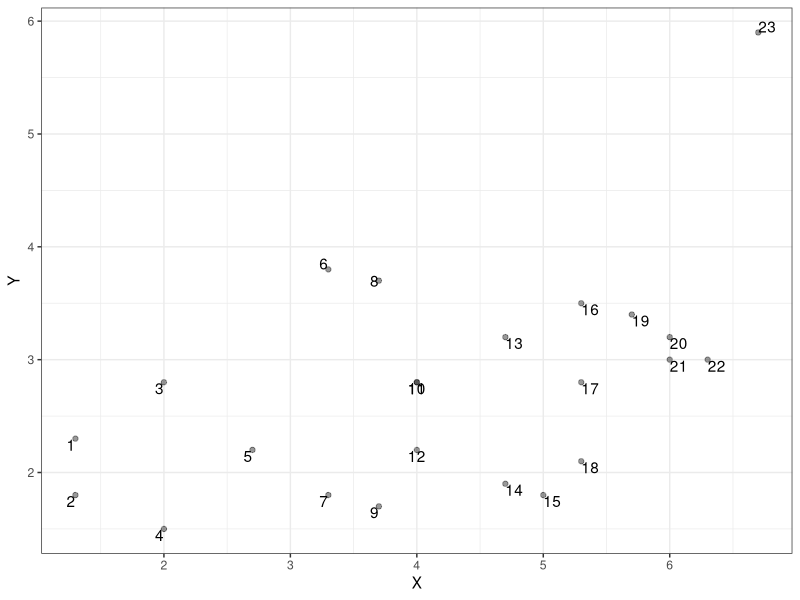
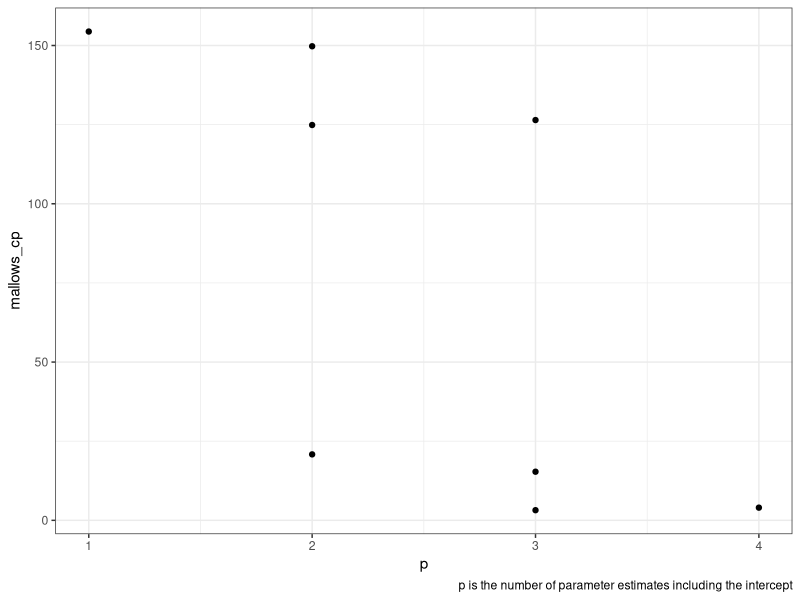

R code for these plots, in order:
## ---- chunk 1
knitr::opts_chunk$set(
  echo=TRUE, message=FALSE, warning=FALSE, fig.align="center", dev="svglite"
)

old.hooks <- fansi::set_knit_hooks(knitr::knit_hooks)
options(crayon.enabled=TRUE)
## ---- chunk 2
library(tibble)
library(dplyr)
library(ggplot2)
library(tidyr)
library(broom)
library(leaps)
theme_set(theme_bw())
## ---- chunk 3
table2.1 <- read.table("./data/table2.1_DS.txt", header=TRUE) %>%
  as_tibble()

lm(Y ~ X, data=table2.1) %>%
  coef()
## ---- chunk 4
w1 <- c(rep(1, 15), 1/16, rep(1, 7))
w1

# Check that it has the same length as the data (n=23)
length(w1)

# Check that the value at position 16 is correct
w1[16]
## ---- chunk 5
wm1 <- lm(Y ~ X, data=table2.1, weights=w1)
summary(wm1)
## ---- chunk 6
w2 <- c(rep(1, 15), 1/25, rep(1, 7))
w2

# Check that it has the same length as the data (n=23)
length(w2)

# Check that the value at position 16 is correct
w2[16]
## ---- chunk 7
wm2 <- lm(Y ~ X, data=table2.1, weights=w2)
summary(wm2)
## ---- chunk 8
table2.1 <- table2.1 %>%
  mutate(obs = 1:n(), .before = everything())

table2.1
## ---- chunk 9
ggplot(table2.1, aes(x=X, y=Y, label=obs))+
  geom_point(alpha=0.4)+
  geom_text(hjust="outward", vjust="outward")
## ---- chunk 10
broom:::tidy.regsubsets
## ---- chunk 11
tidy.regsubsets2 <- function(x, ...) {
  s <- summary(x)
  inclusions <- as_tibble(s$which)
  metrics <- with(s, tibble(r.squared = rsq, adj.r.squared = adjr2, 
                            BIC = bic, mallows_cp = cp, SSE_p = rss))
  bind_cols(inclusions, metrics)
}
## ---- chunk 12
n <- nrow(rock)

all_models <- regsubsets(area ~ ., data=rock, method="exhaustive", nbest=3) %>%
  tidy.regsubsets2() %>%
  rowwise() %>%
  mutate(p = sum(c_across(where(is.logical)))) %>%
  ungroup() %>%
  mutate(s.squared_p = SSE_p / (n - p)) %>%
  select(-c(r.squared, BIC, SSE_p))

all_models
## ---- chunk 13
rock_intercept_lm <- lm(area ~ 1, data=rock)
## ---- chunk 14
s.squared_4 <- all_models %>%
  slice_tail(n=1) %>%
  pull(s.squared_p)
## ---- chunk 15
intercept_lm_results <- tibble(
  `(Intercept)` = TRUE,
  peri = FALSE,
  shape = FALSE,
  perm = FALSE,
  adj.r.squared = summary(rock_intercept_lm)$adj.r.squared,
  s.squared_p = summary(rock_intercept_lm)$sigma^2,
  p = summary(rock_intercept_lm)$df[1],
  df = summary(rock_intercept_lm)$df[2],
  mallows_cp = (s.squared_p * df) / s.squared_4 - (n - 2 * p)
) %>%
  select(where(is.logical), adj.r.squared, mallows_cp, p, s.squared_p)

intercept_lm_results
## ---- chunk 16
all_models <- bind_rows(intercept_lm_results, all_models)

all_models
## ---- chunk 17
ggplot(all_models, aes(x=p, y=mallows_cp))+
  geom_point()+
  labs(caption="p is the number of parameter estimates including the intercept")
## ---- chunk 18
adeliebiscoe <- palmerpenguins::penguins %>%
  drop_na() %>%
  filter(species == "Adelie", island == "Biscoe") %>%
  rename(
    bill_length = bill_length_mm,
    bill_depth = bill_depth_mm,
    flipper_length = flipper_length_mm,
    body_mass = body_mass_g,
  ) %>%
  select(body_mass, bill_length, bill_depth, flipper_length)
## ---- chunk 19
cor(adeliebiscoe)
